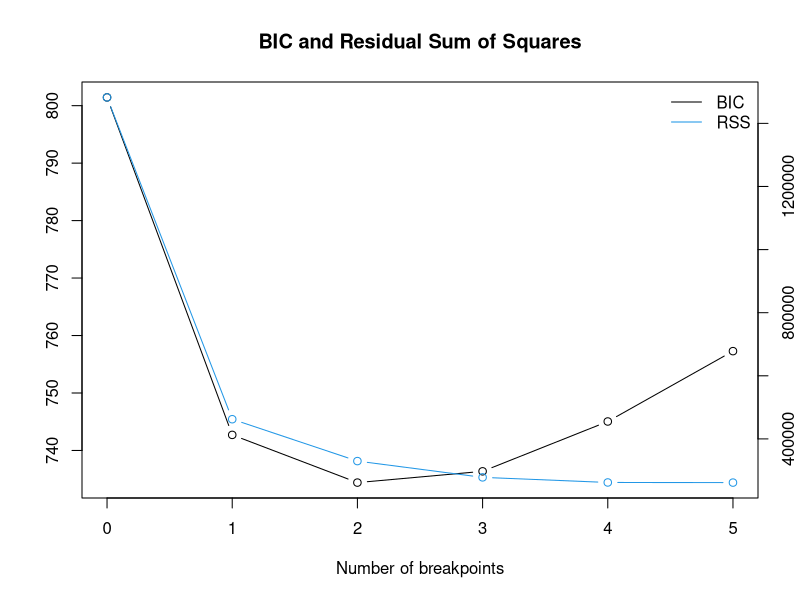
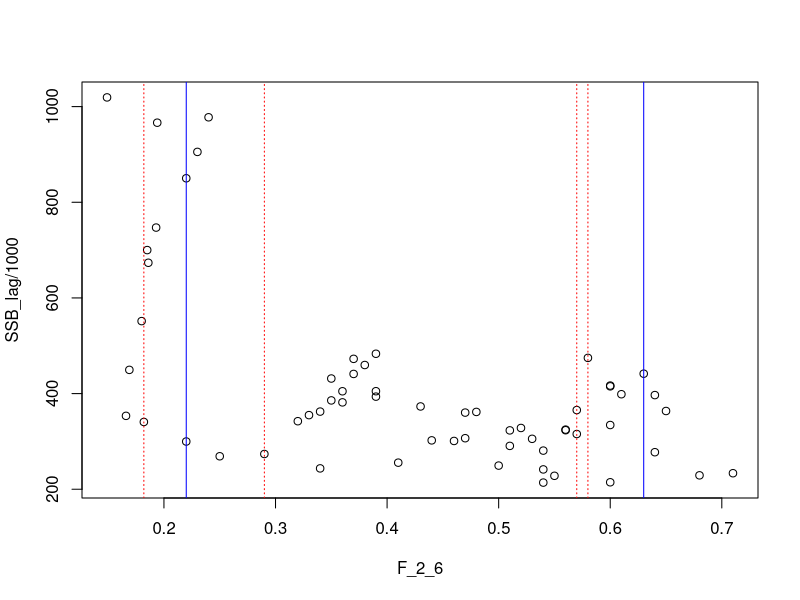
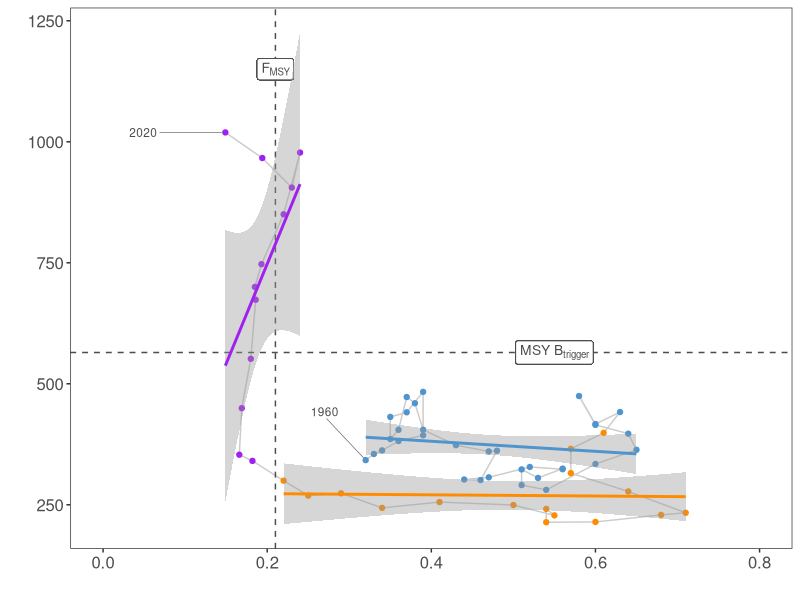
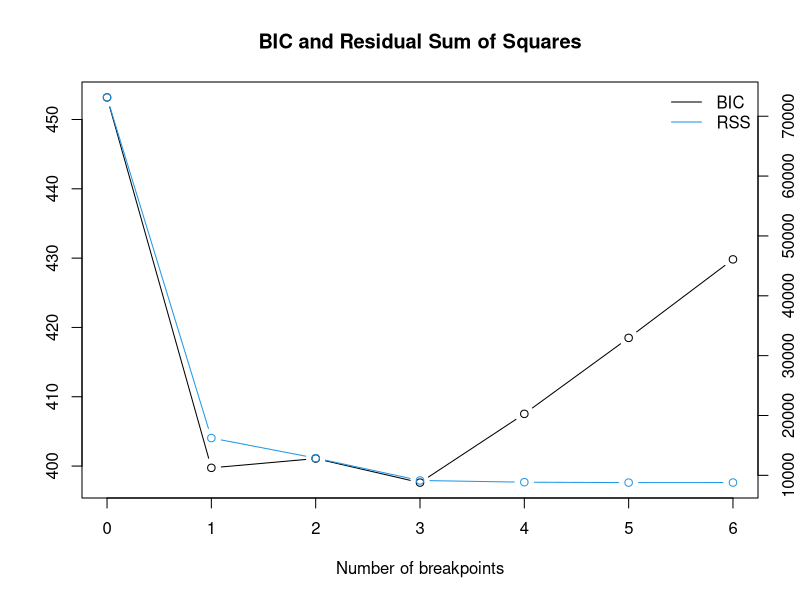
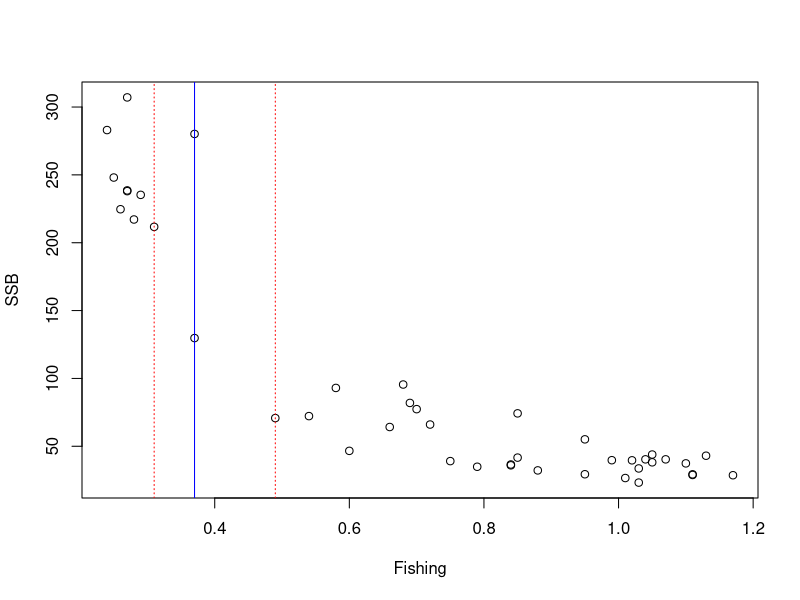
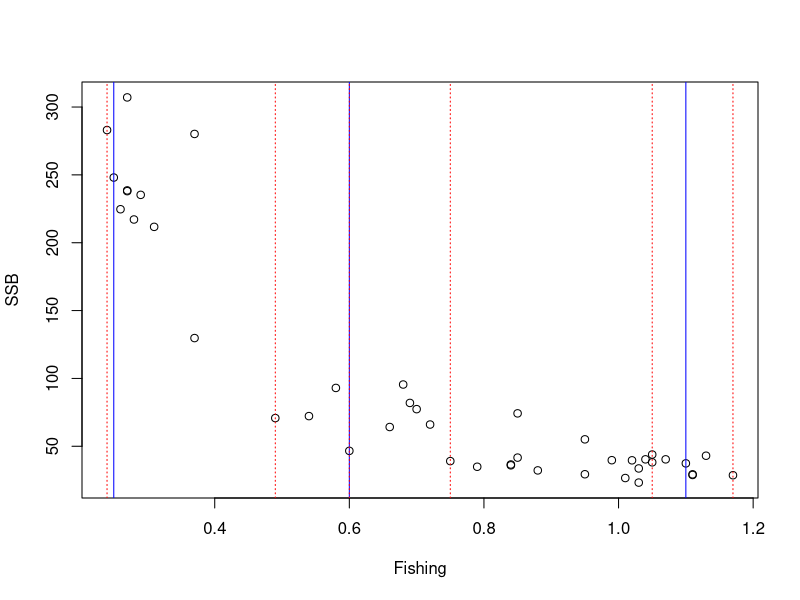
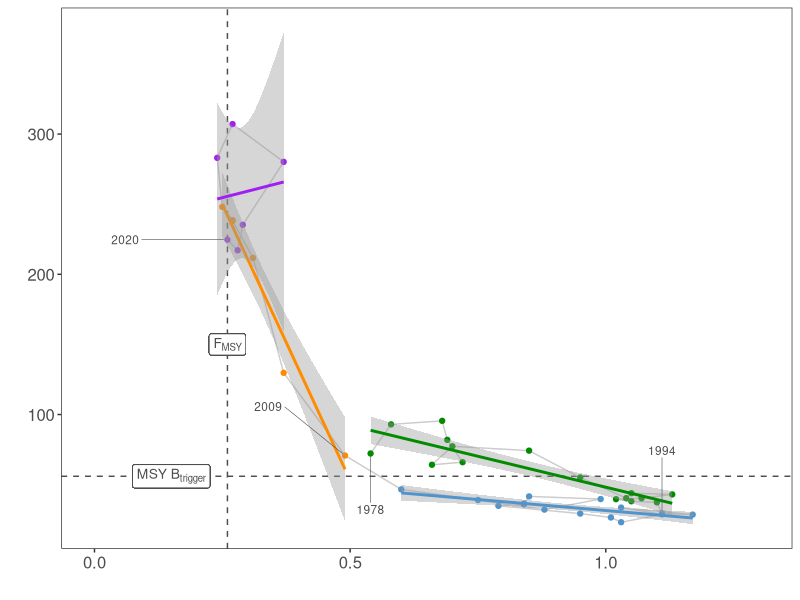
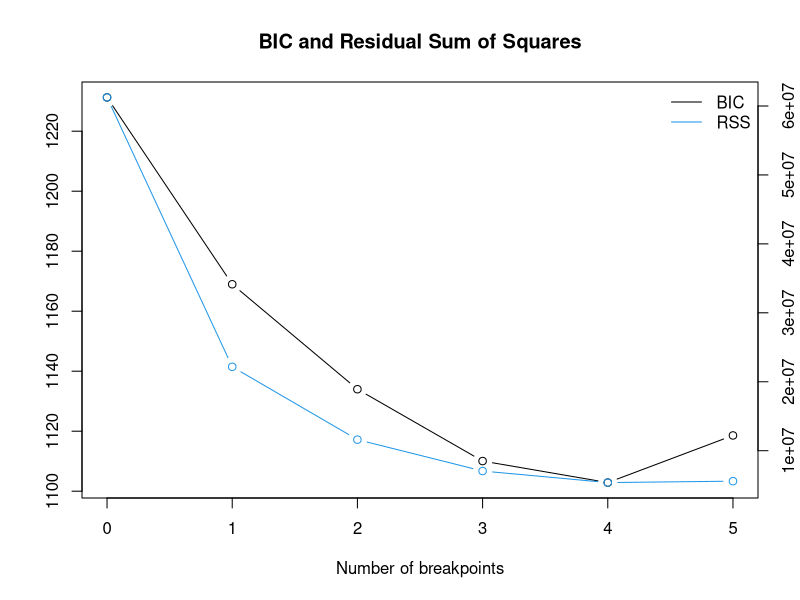

Write the R code that produced these figures, in order.
#2_Hysteresis_analysis ----

library(tidyverse)
library(ggrepel)
library(readxl)

opt_bpts <- function(x) {
  #x = bpts_sum$RSS["BIC",]
  n <- length(x)
  lowest <- vector("logical", length = n-1)
  lowest[1] <- FALSE
  for (i in 2:n) {
    lowest[i] <- x[i] < x[i-1] & x[i] < x[i+1]
  }
  out <- as.integer(names(x)[lowest])
  return(out)
}

#setwd("~/Desktop/Courses/1_Advanced fisheries science/Paper/All_data/Stock_Assessment_Data_2021")

# 1.Plaice #####
plaice <- read.csv("SA_plaice_2021.csv",
                   sep = ",")


plaice$SSB_lag <- lag(plaice$SSB, 3)


## 1.1.breakpoint analysis#####
bpts <- strucchange::breakpoints(SSB_lag/1000 ~  F_2_6, data = plaice)

plot(bpts)
summary(bpts)

bpts_sum <- summary(bpts)
opt_brks <- opt_bpts(bpts_sum$RSS["BIC",])
opt_brks #2
bpts2 <- strucchange:: breakpoints(bpts, breaks = opt_brks)
best_brk <- plaice$F_2_6[bpts2$breakpoints]

best_brk # 0.63 0.22

par(mfrow = c(1,1))
ci_mod <- confint(bpts, breaks = opt_brks)
plot(SSB_lag/1000 ~ F_2_6, data = plaice, type = "p")
for (i in 1: opt_brks) {
  abline(v = plaice$F_2_6[ci_mod$confint[i,2]], col = "blue")
  abline(v = plaice$F_2_6[ci_mod$confint[i,1]], col = "red", lty = 3)
  abline(v = plaice$F_2_6[ci_mod$confint[i,3]], col = "red", lty = 3)
}
#get corresponding years:
best_brk_years <- plaice$Year[bpts2$breakpoints]
best_brk_years
#1992, 2008

## plotting hyst break ----
hyst_phases_plaice <- NULL
hyst_phases_plaice[plaice$Year <= best_brk_years[1]] <- "steelblue3"
hyst_phases_plaice[plaice$Year > best_brk_years[1] & plaice$Year <= best_brk_years[2]] <- "darkorange"
hyst_phases_plaice[plaice$Year > best_brk_years[2]] <- "purple"

plaice_breakpoint_hyst <- ggplot(data = plaice, aes(x = F_2_6, y = SSB_lag/1000))+
  geom_path(colour = "grey80")+
  geom_hline(yintercept = 564.599, linetype="dashed",color="gray30")+
  geom_vline(xintercept = 0.21, linetype="dashed",color="gray30")+
  geom_label(x = 0.21, y = 1150, label = expression("F"[MSY]), color="gray30", size = 3.5)+
  geom_label(x = 0.55, y = 564.599, label = expression("MSY B"[trigger]), color="gray30", size = 3.5, fontface = "bold")+
  #geom_text_repel(aes(x = F_2_6, y = SSB/1000, label = Year), colour = hyst_phases_plaice)+
  geom_point(colour = hyst_phases_plaice)+
  geom_smooth(data = plaice[plaice$Year <= best_brk_years[1], ], aes(x = F_2_6, y = SSB_lag/1000),
              method = "lm", colour = "steelblue3")+
  geom_smooth(data = plaice[plaice$Year > best_brk_years[1] & plaice$Year <= best_brk_years[2], ],
              aes(x = F_2_6, y = SSB_lag/1000), method = "lm", colour = "darkorange")+
  geom_smooth(data = plaice[plaice$Year > best_brk_years[2], ], aes(x = F_2_6, y = SSB_lag/1000),
              method = "lm", colour = "purple")+
  labs(x = "", y = "")+
  geom_text_repel(data = plaice[4, ], aes(label = Year), #1960
                  point.padding = 0.2,nudge_y = 100, nudge_x = -0.05, size=3,col="gray30", segment.size =0.2 )+
  geom_text_repel(data = plaice[37, ], aes(label = Year), #1991
                  point.padding = 0.2, nudge_y = 0, nudge_x = 0.2, size=3,col="gray30", segment.size =0.2 )+
  geom_text_repel(data = plaice[53, ], aes(label = Year), #2007
                  point.padding = 0.2, nudge_y = 0,nudge_x= -0.2, size=3,col="gray30", segment.size =0.2 )+
  geom_text_repel(data = plaice[64, ], aes(label = Year), #2021
                  point.padding = 0.2, nudge_x = -0.1, size=3, col="gray30", segment.size =0.2 )+
  xlim(0, 0.8)+
  theme_test()+
  theme(plot.tag.position = c(0.9, 0.9),
        plot.background = element_blank(),
        axis.text = element_text(size = 12))
plaice_breakpoint_hyst



# 2.Hake ####
df_hake <- read.csv("SA_hake_2021.csv", sep = ",")


df_hake<-df_hake %>% mutate(
  R = R_0,
  Fishing = F,
  SSB = SSB/1000)

## 2.1.breakpoint analysis#####
bpts <- strucchange :: breakpoints(SSB ~ Fishing, data = df_hake)


plot(bpts)
summary(bpts)

bpts_sum <- summary(bpts)
opt_brks <- opt_bpts(bpts_sum$RSS["BIC",])
opt_brks #1 3

bpts2 <- strucchange:: breakpoints(bpts, breaks = opt_brks[1]) #with 1
best_brk <- df_hake$Fishing[bpts2$breakpoints]
best_brk #0.37

bpts2 <- strucchange:: breakpoints(bpts, breaks = opt_brks[2]) #with 3
best_brk <- df_hake$Fishing[bpts2$breakpoints]
best_brk #1.10 0.60 0.25

#Don´t use fishing values but years to derive the breakpoints, as we want to know the corresponding year
best_brk <- df_hake$Year[bpts2$breakpoints]
best_brk # 1993 2008 2014

par(mfrow = c(1,1))
ci_mod <- confint(bpts, breaks = opt_brks[1]) #with 1
plot(SSB ~ Fishing, data = df_hake, type = "p")
for (i in 1: opt_brks[1]) {
  abline(v = df_hake$Fishing[ci_mod$confint[i,2]], col = "blue")
  abline(v = df_hake$Fishing[ci_mod$confint[i,1]], col = "red", lty = 3)
  abline(v = df_hake$Fishing[ci_mod$confint[i,3]], col = "red", lty = 3)
}


par(mfrow = c(1,1))
ci_mod <- confint(bpts, breaks = opt_brks[2]) #with 3
plot(SSB ~ Fishing, data = df_hake, type = "p")
for (i in 1: opt_brks[2]) {
  abline(v = df_hake$Fishing[ci_mod$confint[i,2]], col = "blue")
  abline(v = df_hake$Fishing[ci_mod$confint[i,1]], col = "red", lty = 3)
  abline(v = df_hake$Fishing[ci_mod$confint[i,3]], col = "red", lty = 3)
}


## plotting hyst breakpoints ----
hyst_phases_hake <- NULL
hyst_phases_hake[df_hake$Year <= 1993] <- "green4"
hyst_phases_hake[df_hake$Year > 1993 & df_hake$Year <= 2008] <- "steelblue3"
hyst_phases_hake[df_hake$Year > 2008 & df_hake$Year <= 2014] <- "darkorange"
hyst_phases_hake[df_hake$Year > 2014] <- "purple"


hake_breakpoint_hyst <- ggplot(data = df_hake, aes(x = Fishing, y = SSB))+
  geom_hline(yintercept = 56, linetype="dashed", color="gray30")+
  geom_vline(xintercept = 0.26, linetype="dashed", color="gray30")+
  geom_label(x = 0.26, y = 150, label = expression("F"[MSY]), color="gray30", size = 3.5)+
  geom_label(x = 0.15, y = 56, label = expression("MSY B"[trigger]), color="gray30", size = 3.5)+
  geom_path(colour = "grey80")+
  geom_point(colour = hyst_phases_hake)+
  geom_smooth(data = df_hake[df_hake$Year <= 1993, ], aes(x = F, y = SSB), method = "lm", colour = "green4")+
  geom_smooth(data = df_hake[df_hake$Year > 1993 & df_hake$Year <= 2008, ], aes(x = F, y = SSB), method = "lm", colour = "steelblue3")+
  geom_smooth(data = df_hake[df_hake$Year > 2008 & df_hake$Year <= 2014, ], aes(x = F, y = SSB), method = "lm", colour = "darkorange")+
  geom_smooth(data = df_hake[df_hake$Year > 2014, ], aes(x = F, y = SSB), method = "lm", colour = "purple")+
  labs(x = "", y = "")+
  geom_text_repel(data = df_hake[1, ], aes(label = Year), #1978
                  point.padding = 0.2,nudge_y = -40, nudge_x = 0,size=3,col="gray30",segment.size =0.2 ) +
  geom_text_repel(data = df_hake[17, ], aes(label = Year), #1994
                  point.padding = 0.2,nudge_y = 45, nudge_x = 0,size=3,col="gray30",segment.size =0.2 ) +
  geom_text_repel(data = df_hake[32, ], aes(label = Year), #2009
                  point.padding = 0.2, nudge_y = 35,nudge_x= -0.15,size=3,col="gray30",segment.size =0.2 ) +
  geom_text_repel(data = df_hake[43, ], aes(label = Year), #2020
                  point.padding = 0.2, nudge_y = 0,nudge_x= -0.2,size=3,col="gray30",segment.size = 0.2 ) +
  xlim(0, 1.3)+ #run with 0, 1.3 when all should have the same x range
  theme_test()+
  theme(plot.tag.position = c(0.9, 0.9), plot.background = element_blank(),
        axis.text = element_text(size = 12))
hake_breakpoint_hyst

# 3.Herring####
herring <- read.csv("SA_herring_2021.csv",
                    sep = ",")


## 3.1.breakpoint analysis#####
bpts <- strucchange :: breakpoints(SSB/1000 ~ F_2_6, data = herring)


plot(bpts)
summary(bpts)

bpts_sum <- summary(bpts)
opt_brks <- opt_bpts(bpts_sum$RSS["BIC",])
opt_brks #4
bpts2 <- strucchange:: breakpoints(bpts, breaks = opt_brks)
best_brk <- herring$F_2_6[bpts2$breakpoints]

best_brk #0.27 1.08 0.27 0.22 ---> 2x 0.27

best_brk_years <- herring$Year[bpts2$breakpoints]
best_brk_years
#1957 1968 1983 2000

par(mfrow = c(1,1))
ci_mod <- confint(bpts, breaks = opt_brks)
plot(SSB/1000 ~ F_2_6, data = herring, type = "p")
for (i in 1: opt_brks) {
  abline(v = herring$F_2_6[ci_mod$confint[i,2]], col = "blue")
  abline(v = herring$F_2_6[ci_mod$confint[i,1]], col = "red", lty = 3)
  abline(v = herring$F_2_6[ci_mod$confint[i,3]], col = "red", lty = 3)
}

## plotting hyst breakpoints ----
hyst_phases_herring <- NULL
hyst_phases_herring[herring$Year <= best_brk_years[1]] <- "gold"
hyst_phases_herring[herring$Year > best_brk_years[1] & herring$Year <= best_brk_years[2]] <- "green4"
hyst_phases_herring[herring$Year > best_brk_years[2] & herring$Year <= best_brk_years[3]] <- "steelblue3"
hyst_phases_herring[herring$Year > best_brk_years[3] & herring$Year <= best_brk_years[4]] <- "darkorange"
hyst_phases_herring[herring$Year > best_brk_years[4]] <- "purple"

herring_breakpoint_hyst <- ggplot(data = herring, aes(x = F_2_6, y = SSB/1000))+
  geom_hline(yintercept = 1232.828,linetype = "dashed", color = "gray30")+
  geom_vline(xintercept = 0.26,linetype = "dashed", color = "gray30")+
  geom_label(x = 0.26, y = 4600, label = expression("F"[MSY]), color="gray30", size = 3.5)+
  geom_label(x = 1.3, y = 1232.828, label = expression("MSY B"[trigger]), color="gray30", size = 3.5)+
  geom_path(colour = "grey80")+
  geom_point(colour = hyst_phases_herring)+
  geom_smooth(data = herring[herring$Year <= best_brk_years[1], ], aes(x = F_2_6, y = SSB/1000), method = "lm", colour = "gold")+
  geom_smooth(data = herring[herring$Year > best_brk_years[1] & herring$Year <= best_brk_years[2], ], aes(x = F_2_6, y = SSB/1000), method = "lm", colour = "green4")+
  geom_smooth(data = herring[herring$Year > best_brk_years[2] & herring$Year <= best_brk_years[3], ], aes(x = F_2_6, y = SSB/1000), method = "lm", colour = "steelblue3")+
  geom_smooth(data = herring[herring$Year > best_brk_years[3] & herring$Year <= best_brk_years[4], ], aes(x = F_2_6, y = SSB/1000), method = "lm", colour = "darkorange")+
  geom_smooth(data = herring[herring$Year > best_brk_years[4], ], aes(x = F_2_6, y = SSB/1000), method = "lm", colour = "purple")+
  labs(x = "", y = " ") +
  geom_text_repel(data = herring[1, ], aes(label = Year), #1947
                  point.padding = 0.2, nudge_x = 0.3,col="gray30",size=3,segment.size = 0.2)+
  geom_text_repel(data = herring[12, ], aes(label = Year), #1958
                  point.padding = 0.2, nudge_x = 0.4,col="gray30",size=3,segment.size = 0.2)+
  geom_text_repel(data = herring[23, ], aes(label = Year), #1969
                  point.padding = 0.2, nudge_x = -0.2,col="gray30",size=3,segment.size = 0.2)+
  geom_text_repel(data = herring[38, ], aes(label = Year), #1984
                  point.padding = 0.2, nudge_x = 0.2,col="gray30",size=3,segment.size = 0.2)+
  geom_text_repel(data = herring[55, ], aes(label = Year), #2001
                  point.padding = 0.2, nudge_x = -0.1, nudge_y = 500, col="gray30",size=3,segment.size = 0.2)+
  geom_text_repel(data = herring[74, ], aes(label = Year), #2020
                  point.padding = 0.2, nudge_x = -0.084, nudge_y = -1000,col="gray30",size=3,segment.size = 0.2)+
  #xlim(0,1.3)+
  theme_test()+
  theme(plot.tag.position = c(0.9, 0.9), plot.background = element_blank(),
        axis.text = element_text(size = 12))
herring_breakpoint_hyst


# 4.Haddock#####----
haddock <- read.csv("SA_haddock_2021.csv",
                    sep = ",")
haddock <- haddock[-50,]

## 4.1.breakpoint analysis#####
bpts <- strucchange :: breakpoints(SSB/1000 ~ F_2_4, data = haddock)


plot(bpts)
summary(bpts)

bpts_sum <- summary(bpts)
opt_brks <- opt_bpts(bpts_sum$RSS["BIC",])
opt_brks #2
bpts2 <- strucchange:: breakpoints(bpts, breaks = opt_brks)
best_brk <- haddock$F_2_4[bpts2$breakpoints]

best_brk #0.91 0.21

par(mfrow = c(1,1))
ci_mod <- confint(bpts, breaks = opt_brks)
plot(SSB/1000 ~ F_2_4, data = haddock, type = "p")
for (i in 1: opt_brks) {
  abline(v = haddock$F_2_4[ci_mod$confint[i,2]], col = "blue")
  abline(v = haddock$F_2_4[ci_mod$confint[i,1]], col = "red", lty = 3)
  abline(v = haddock$F_2_4[ci_mod$confint[i,3]], col = "red", lty = 3)
}

best_brk_years <- best_brk <- haddock$Year[bpts2$breakpoints]
best_brk_years
# 1989 2003

## plotting hyst breakpoints ----
hyst_phases_haddock <- NULL
hyst_phases_haddock[haddock$Year <= best_brk_years[1]] <- "steelblue3"
hyst_phases_haddock[haddock$Year > best_brk_years[1] & haddock$Year <= best_brk_years[2]] <- "darkorange"
hyst_phases_haddock[haddock$Year > best_brk_years[2] ] <- "purple"

haddock_breakpoint_hyst <- ggplot(data = haddock, aes(x = F_2_4, y = SSB/1000))+
  geom_hline(yintercept=132,linetype="dashed",color="gray30")+
  geom_vline(xintercept=0.19,linetype="dashed",color="gray30")+
  geom_label(x = 0.2, y = 0, label = expression("F"[MSY]), color="gray30", size = 3.5)+
  geom_label(x = 0.1, y = 132, label = expression("MSY B"[trigger]), color="gray30", size = 3.5)+
  geom_path(colour = "grey80")+
  geom_point(colour = hyst_phases_haddock)+
  geom_smooth(data = haddock[haddock$Year <= best_brk_years[1], ], aes(x = F_2_4, y = SSB/1000), method = "lm", colour = "steelblue3")+
  geom_smooth(data = haddock[haddock$Year > best_brk_years[1] & haddock$Year <= best_brk_years[2], ], aes(x = F_2_4, y = SSB/1000), method = "lm", colour = "darkorange")+
  geom_smooth(data = haddock[haddock$Year > best_brk_years[2], ], aes(x = F_2_4, y = SSB/1000), method = "lm", colour = "purple")+
  labs(x = "", y = "") +
  geom_text_repel(data = haddock[1, ], aes(label = Year), #1972
                  point.padding = 0, nudge_y =150, nudge_x=0,col="gray30",size=3,segment.size = 0.2) +
  geom_text_repel(data = haddock[19, ], aes(label = Year), #1990
                  point.padding = 0, nudge_x =0.12, nudge_y = -100, col="gray30",size=3,segment.size = 0.2) +
  geom_text_repel(data = haddock[33, ], aes(label = Year), #2004
                  point.padding = 0, nudge_x =0.12,col="gray30",size=3,segment.size = 0.2) +
  geom_text_repel(data = haddock[49, ], aes(label = Year), #2020
                  point.padding = 0.2,nudge_y = 0, nudge_x = -0.1,col="gray30",size=3,segment.size = 0.2)+
  xlim(0, 1)+
  theme_test()+
  theme(plot.tag.position = c(0.85, 0.9), plot.background = element_blank(),
        axis.text = element_text(size = 12))

haddock_breakpoint_hyst

# 5.Saithe ####

df_saithe<-read.csv("SA_saithe_2021.csv", sep = ",")

df_saithe <- df_saithe[-55,]

df_saithe<-df_saithe %>% mutate(
  catches = Landings+Discards,
  exploit_rate = catches/SSB,
  SSB = SSB/1000,
  R = R_3/1000,
  R_low = R_low/1000,
  R_high = R_high/1000)

df_saithe$SSB_lag <- lag(df_saithe$SSB, 4)

## 5.1.breakpoint analysis#####
bpts <- strucchange :: breakpoints(SSB_lag ~ F_4_7, data = df_saithe)

plot(bpts)
summary(bpts)

bpts_sum <- summary(bpts)
opt_brks <- opt_bpts(bpts_sum$RSS["BIC",])
opt_brks #3
bpts2 <- strucchange:: breakpoints(bpts, breaks = opt_brks)
best_brk <- df_saithe$F_4_7[bpts2$breakpoints]

best_brk #0.43 0.65 0.51

par(mfrow = c(1,1))
ci_mod <- confint(bpts, breaks = opt_brks)
plot(SSB_lag ~ F_4_7, data = df_saithe, type = "p")
for (i in 1: opt_brks) {
  abline(v = df_saithe$F_4_7[ci_mod$confint[i,2]], col = "blue")
  abline(v = df_saithe$F_4_7[ci_mod$confint[i,1]], col = "red", lty = 3)
  abline(v = df_saithe$F_4_7[ci_mod$confint[i,3]], col = "red", lty = 3)
}

best_brk_years <- df_saithe$Year[bpts2$breakpoints]

best_brk_years #1973 1983 1996

## plotting hyst breakpoints ----

hyst_phases_saithe <- NULL
hyst_phases_saithe[df_saithe$Year <= best_brk_years[1]] <- "green4"
hyst_phases_saithe[df_saithe$Year > best_brk_years[1] & df_saithe$Year <= best_brk_years[2]] <- "steelblue3"
hyst_phases_saithe[df_saithe$Year > best_brk_years[2] & df_saithe$Year <= best_brk_years[3]] <- "darkorange"
hyst_phases_saithe[df_saithe$Year > best_brk_years[3]] <- "purple"

saithe_breakpoint_hyst <- ggplot(data = df_saithe, aes(x = F_4_7, y = SSB_lag))+
  geom_hline(yintercept = 149.098, linetype = "dashed", color = "gray30")+
  geom_vline(xintercept = 0.363, linetype = "dashed", color = "gray30")+
  geom_label(x = 0.363, y = 550, label = expression("F"[MSY]), color="gray30", size = 3.5)+
  geom_label(x = 0.1, y = 149.098,label = expression("MSY B"[trigger]), color="gray30", size = 3.5)+
  geom_path(colour = "grey80")+
  geom_point(colour = hyst_phases_saithe)+
  geom_smooth(data = df_saithe[df_saithe$Year <= best_brk_years[1], ], aes(x = F_4_7, y = SSB_lag),
              method = "lm", colour = "green4")+
  geom_smooth(data = df_saithe[df_saithe$Year > best_brk_years[1] & df_saithe$Year <= best_brk_years[2], ],
              aes(x = F_4_7, y = SSB_lag), method = "lm", colour = "steelblue3")+
  geom_smooth(data = df_saithe[df_saithe$Year > best_brk_years[2] & df_saithe$Year <= best_brk_years[3], ],
              aes(x = F_4_7, y = SSB_lag), method = "lm", colour = "darkorange")+
  geom_smooth(data = df_saithe[df_saithe$Year > best_brk_years[3], ], aes(x = F_4_7, y = SSB_lag),
              method = "lm", colour = "purple")+
  labs(x = "", y = "") +
  geom_text_repel(data = df_saithe[5, ], aes(label = Year), #1967
                  point.padding = 0.2, nudge_y =50, nudge_x= -0.2, col="gray30", size=3, segment.size = 0.2)+
  geom_text_repel(data = df_saithe[8, ], aes(label = Year), #1974
                  point.padding = 0.2, nudge_y =0,nudge_x= 0.2,col="gray30", size=3, segment.size = 0.2)+
  geom_text_repel(data = df_saithe[18, ], aes(label = Year), #1984
                  point.padding = 0.2, nudge_y =0,nudge_x= 0.2,col="gray30", size=3, segment.size = 0.2)+
  geom_text_repel(data = df_saithe[31, ], aes(label = Year), #1997
                  point.padding = 0.2, nudge_y =-100,nudge_x= 0,col="gray30", size=3, segment.size = 0.2)+
  geom_text_repel(data = df_saithe[54, ], aes(label = Year), #2020
                  point.padding = 0.1, nudge_y = -150,  nudge_x = -0.15, col="gray30", size=3, segment.size = 0.2)+
  xlim(0, 0.8)+
  theme_test()+
  theme(plot.tag.position = c(0.9, 0.9), plot.background = element_blank(),
        axis.text = element_text(size = 12))

saithe_breakpoint_hyst

# 6.Cod ####
cod <- read.csv("SA_cod_2021.csv",
                sep = ",")
cod$SSB_lag <- lag(cod$SSB, 5)

## 6.1.breakpoint analysis #####
bpts <- strucchange :: breakpoints(SSB_lag/1000 ~ F_2_6, data = cod)


plot(bpts)
summary(bpts)

bpts_sum <- summary(bpts)
opt_brks <- opt_bpts(bpts_sum$RSS["BIC",])
opt_brks #5, allerdings ist der BIC Unterschied von 4 zu 5 nur 0.1, daher nehmen wir nur 4 breakpoints
opt_brks <- 4
bpts2 <- strucchange:: breakpoints(bpts, breaks = opt_brks)
best_brk <- cod$F_2_6[bpts2$breakpoints]

best_brk #0.81 1.03 1.14 0.66

par(mfrow = c(1,1))
ci_mod <- confint(bpts, breaks = opt_brks)
plot(SSB/1000 ~ F_2_6, data = cod, type = "p")
for (i in 1: opt_brks) {
  abline(v = cod$F_2_6[ci_mod$confint[i,2]], col = "blue")
  abline(v = cod$F_2_6[ci_mod$confint[i,1]], col = "red", lty = 3)
  abline(v = cod$F_2_6[ci_mod$confint[i,3]], col = "red", lty = 3)
}

best_brk_years <- cod$Year[bpts2$breakpoints]

best_brk_years #1972 1983 1999, 2007

## plotting hyst breakpoints ----
hyst_phases_cod <- NULL
hyst_phases_cod[cod$Year <= best_brk_years[1]] <- "gold"
hyst_phases_cod[cod$Year > best_brk_years[1] & cod$Year <= best_brk_years[2]] <- "green4"
hyst_phases_cod[cod$Year > best_brk_years[2] & cod$Year <= best_brk_years[3]] <- "steelblue3"
hyst_phases_cod[cod$Year > best_brk_years[3] & cod$Year <= best_brk_years[4]] <- "darkorange"
hyst_phases_cod[cod$Year > best_brk_years[4]] <- "purple"

cod_breakpoint_hyst <- ggplot(data = cod, aes(x = F_2_6, y = SSB_lag/1000))+
  geom_hline(yintercept=97777/1000,linetype="dashed",color="gray30")+
  geom_vline(xintercept=0.28,linetype="dashed",color="gray30")+
  geom_label(aes(x = 0.28, y = 230), label = expression("F"[MSY]), color="gray30", size = 3.5)+
  geom_label(aes(x = 0.15, y = 97777/1000), label = expression("MSY B"[trigger]), color="gray30", size = 3.5)+
  geom_path(colour = "grey80")+
  geom_point(colour = hyst_phases_cod)+
  geom_smooth(data = cod[cod$Year <= best_brk_years[1], ], aes(x = F_2_6, y = SSB_lag/1000),
              method = "lm", colour = "gold")+
  geom_smooth(data = cod[cod$Year > best_brk_years[1] & cod$Year <= best_brk_years[2], ],
              aes(x = F_2_6, y = SSB_lag/1000), method = "lm", colour = "green4")+
  geom_smooth(data = cod[cod$Year > best_brk_years[2] & cod$Year <= best_brk_years[3], ],
              aes(x = F_2_6, y = SSB_lag/1000), method = "lm", colour = "steelblue3")+
  geom_smooth(data = cod[cod$Year > best_brk_years[3] & cod$Year <= best_brk_years[4], ],
              aes(x = F_2_6, y = SSB_lag/1000), method = "lm", colour = "darkorange")+
  geom_smooth(data = cod[cod$Year > best_brk_years[4], ], aes(x = F_2_6, y = SSB_lag/1000),
              method = "lm", colour = "purple")+
  labs(x = "", y = "") +
  geom_text_repel(data = cod[6, ], aes(label = Year), #1963
                  point.padding = 0.2, nudge_x = -0, nudge_y = -20,col="gray30",size=3,segment.size = 0.2)+
  geom_text_repel(data = cod[11, ], aes(label = Year), #1973
                  point.padding = 0.2, nudge_x = 0.1, nudge_y = 50, col="gray30",size=3,segment.size = 0.2)+
  geom_text_repel(data = cod[22, ], aes(label = Year), #1984
                  point.padding = 0., nudge_y = -10, nudge_x = -0.2,col="gray30",size=3,segment.size = 0.2)+
  geom_text_repel(data = cod[38, ], aes(label = Year), #2000
                  point.padding = 0., nudge_y = 30, nudge_x = 0.05,col="gray30",size=3,segment.size = 0.2)+
  geom_text_repel(data = cod[46, ], aes(label = Year), #2008
                  point.padding = 0., nudge_y = -5, nudge_x = 0.1,col="gray30",size=3,segment.size = 0.2)+
  geom_text_repel(data = cod[58, ], aes(label = Year), #2020
                  point.padding = 0.05,nudge_y = 20,  nudge_x = 0,col="gray30",size=3,segment.size = 0.2)+
  xlim(0, 1.2)+
  theme_test()+
  theme(plot.tag.position = c(0.9, 0.9), plot.background = element_blank(),
        axis.text = element_text(size = 12))
cod_breakpoint_hyst


# 7.Final plots #####
library(patchwork)

plaice_breakpoint_hyst + hake_breakpoint_hyst +
  herring_breakpoint_hyst + haddock_breakpoint_hyst +
  saithe_breakpoint_hyst + cod_breakpoint_hyst +
  plot_layout(ncol = 2)
